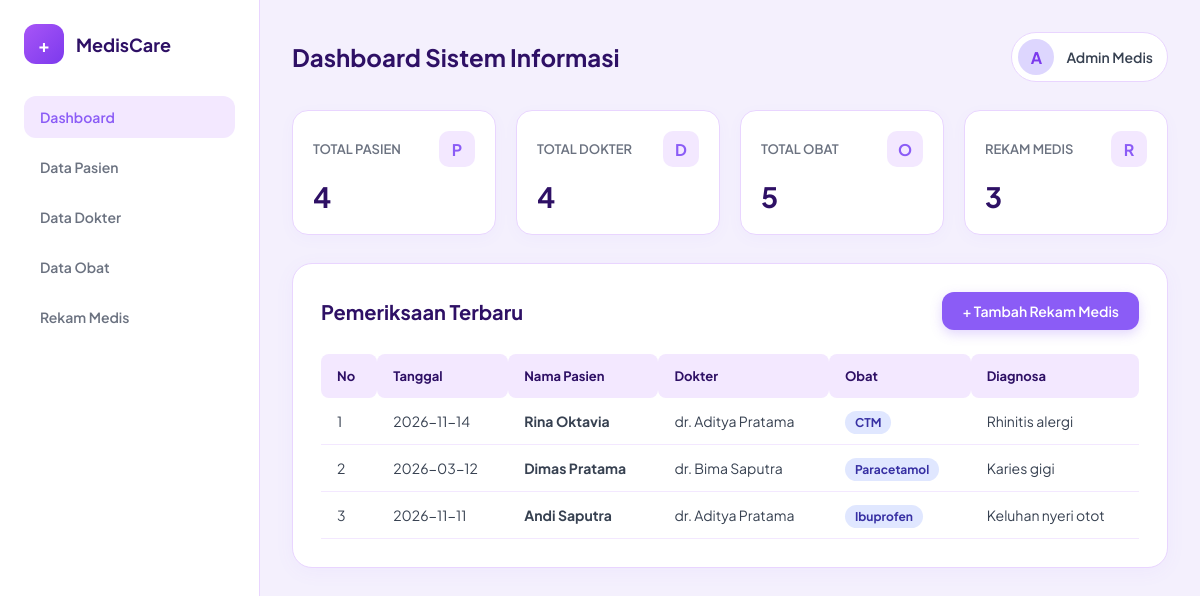
The page / on the database its author committed.
### tables this page shows
CREATE TABLE `rekam_medis` (
  `id_rekam` int(11) NOT NULL,
  `id_pasien` int(11) NOT NULL,
  `id_dokter` int(11) NOT NULL,
  `id_obat` int(11) NOT NULL,
  `tanggal_periksa` date NOT NULL,
  `keluhan` text NOT NULL,
  `diagnosa` text NOT NULL,
  `tindakan` text NOT NULL,
  `resep` varchar(100) NOT NULL
);

CREATE TABLE `pasien` (
  `id_pasien` int(11) NOT NULL,
  `no_rm` varchar(20) NOT NULL,
  `nama_pasien` varchar(100) NOT NULL,
  `jenis_kelamin` enum('L','P') NOT NULL,
  `tanggal_lahir` date NOT NULL,
  `alamat` text NOT NULL
);

CREATE TABLE `dokter` (
  `id_dokter` int(11) NOT NULL,
  `nama_dokter` varchar(100) NOT NULL,
  `spesialisasi` varchar(50) NOT NULL
);

CREATE TABLE `obat` (
  `id_obat` int(11) NOT NULL,
  `nama_obat` varchar(100) NOT NULL,
  `satuan` varchar(30) NOT NULL,
  `stok` int(11) NOT NULL
);

### index.php (the view, shortened to what this page needs)
<?php
include 'koneksi.php';
$p_pasien = mysqli_query($koneksi, "SELECT COUNT(*) as total FROM pasien");
$total_pasien = mysqli_fetch_assoc($p_pasien)['total'];
$p_dokter = mysqli_query($koneksi, "SELECT COUNT(*) as total FROM dokter");
$total_dokter = mysqli_fetch_assoc($p_dokter)['total'];
$p_obat = mysqli_query($koneksi, "SELECT COUNT(*) as total FROM obat");
$total_obat = mysqli_fetch_assoc($p_obat)['total'];
$p_rekam = mysqli_query($koneksi, "SELECT COUNT(*) as total FROM rekam_medis");
$total_rekam = mysqli_fetch_assoc($p_rekam)['total'];
?>
<!DOCTYPE html>
<html lang="id">
<head>
    <link rel="stylesheet" href="style.css?v=5">
</head>
<body>
    <div class="sidebar">
        <div class="brand">
            <div class="brand-icon">+</div>
            <h2>MedisCare</h2>
        </div>
        <ul class="nav-menu">
            <li><a href="index.php" class="active">Dashboard</a></li>
            <li><a href="pasien.php">Data Pasien</a></li>
            <li><a href="dokter.php">Data Dokter</a></li>
            <li><a href="obat.php">Data Obat</a></li>
            <li><a href="rekam_medis.php">Rekam Medis</a></li>
        </ul>
    </div>
    <div class="main-content">
        <div class="top-bar">
            <h1>Dashboard Sistem Informasi</h1>
            <div class="user-profile">
                <div class="avatar">A</div>
                <span style="font-weight: 600; font-size: 14px;">Admin Medis</span>
            </div>
        </div>
        <div class="cards">
            <div class="card">
                <div class="card-header">
                    <span class="card-title">TOTAL PASIEN</span>
                    <div class="card-icon">P</div>
                </div>
                <h2><?= $total_pasien ?></h2>
            </div>
            <div class="card">
                <div class="card-header">
                    <span class="card-title">TOTAL DOKTER</span>
                    <div class="card-icon">D</div>
                </div>
                <h2><?= $total_dokter ?></h2>
            </div>
            <div class="card">
                <div class="card-header">
                    <span class="card-title">TOTAL OBAT</span>
                    <div class="card-icon">O</div>
                </div>
                <h2><?= $total_obat ?></h2>
            </div>
            <div class="card">
                <div class="card-header">
                    <span class="card-title">REKAM MEDIS</span>
                    <div class="card-icon">R</div>
                </div>
                <h2><?= $total_rekam ?></h2>
            </div>
        </div>
        <div class="container">
            <div class="header-title">
                <h3>Pemeriksaan Terbaru</h3>
                <a href="tambah_rekam.php" class="btn btn-primary">+ Tambah Rekam Medis</a>
            </div>
            <table>
                <thead>
                    <tr>
                        <th>No</th>
                        <th>Tanggal</th>
                        <th>Nama Pasien</th>
                        <th>Dokter</th>
                        <th>Obat</th>
                        <th>Diagnosa</th>
                    </tr>
                </thead>
                <tbody>
                    <?php
                    $sql = "SELECT rekam_medis.*, pasien.nama_pasien, dokter.nama_dokter, obat.nama_obat
                            FROM rekam_medis
                            INNER JOIN pasien ON rekam_medis.id_pasien = pasien.id_pasien
                            INNER JOIN dokter ON rekam_medis.id_dokter = dokter.id_dokter
                            INNER JOIN obat ON rekam_medis.id_obat = obat.id_obat
                            ORDER BY rekam_medis.id_rekam DESC LIMIT 5";
                    $query = mysqli_query($koneksi, $sql);
                    $no = 1;
                    if(mysqli_num_rows($query) > 0){
                        while($d = mysqli_fetch_array($query)){
                    ?>
                    <tr>
                        <td><?= $no++; ?></td>
                        <td><?= $d['tanggal_periksa']; ?></td>
                        <td><strong><?= $d['nama_pasien']; ?></strong></td>
                        <td><?= $d['nama_dokter']; ?></td>
                        <td><span class="badge badge-purple"><?= $d['nama_obat']; ?></span></td>
                        <td><?= $d['diagnosa']; ?></td>
                    </tr>
                    <?php
                        }
                    } ?>
                </tbody>
            </table>
        </div>
    </div>
</body>
</html>

### style.css (style rules this page uses)
:root { --bg-main: #F4F0FD; --sidebar-bg: #FFFFFF; --card-bg: #FFFFFF; --primary: #8B5CF6; --primary-hover: #7C3AED; --primary-light: #F3E8FF; --text-dark: #2E1065; --text-muted: #6B7280; --border-color: #E9D5FF; --danger-bg: #FEE2E2; --danger-text: #991B1B; --warning-bg: #FEF3C7; --warning-text: #92400E; }
* { box-sizing: border-box; font-family: 'Plus Jakarta Sans', sans-serif !important; margin: 0; padding: 0; }
body { background-color: var(--bg-main); color: #374151; display: flex; min-height: 100vh; }
.sidebar { width: 260px; background: var(--sidebar-bg); border-right: 1px solid var(--border-color); padding: 24px; display: flex; flex-direction: column; }
.brand { display: flex; align-items: center; gap: 12px; margin-bottom: 32px; }
.brand-icon { width: 40px; height: 40px; background: linear-gradient(135deg, #A855F7, #7C3AED); color: white; border-radius: 12px; display: flex; align-items: center; justify-content: center; font-weight: 700; font-size: 18px; }
.brand h2 { font-size: 18px; font-weight: 700; color: var(--text-dark); }
.nav-menu { display: flex; flex-direction: column; gap: 8px; list-style: none; }
.nav-menu a { display: flex; align-items: center; gap: 12px; padding: 12px 16px; color: var(--text-muted); text-decoration: none; font-weight: 600; font-size: 14px; border-radius: 12px; transition: all 0.2s; }
.nav-menu a:hover, .nav-menu a.active { color: var(--primary); background: var(--primary-light); }
.main-content { flex: 1; padding: 32px; overflow-y: auto; }
.top-bar { display: flex; justify-content: space-between; align-items: center; margin-bottom: 28px; }
.top-bar h1 { font-size: 24px; font-weight: 700; color: var(--text-dark); }
.user-profile { display: flex; align-items: center; gap: 12px; background: white; padding: 6px 14px 6px 6px; border-radius: 30px; border: 1px solid var(--border-color); }
.avatar { width: 36px; height: 36px; background: #DDD6FE; color: var(--primary-hover); border-radius: 50%; display: flex; align-items: center; justify-content: center; font-weight: 700; }
.cards { display: grid; grid-template-columns: repeat(auto-fit, minmax(200px, 1fr)); gap: 20px; margin-bottom: 28px; }
.card { background: var(--card-bg); padding: 20px; border-radius: 16px; border: 1px solid var(--border-color); box-shadow: 0 4px 15px rgba(139, 92, 246, 0.04); }
.card-header { display: flex; justify-content: space-between; align-items: center; margin-bottom: 12px; }
.card-title { color: var(--text-muted); font-size: 13px; font-weight: 600; }
.card-icon { width: 36px; height: 36px; background: var(--primary-light); color: var(--primary); border-radius: 10px; display: flex; align-items: center; justify-content: center; font-weight: 700; }
.card h2 { color: var(--text-dark); font-size: 28px; font-weight: 700; }
.container { background: var(--card-bg); padding: 28px; border-radius: 20px; box-shadow: 0 4px 20px rgba(139, 92, 246, 0.05); border: 1px solid var(--border-color); }
.header-title { display: flex; justify-content: space-between; align-items: center; margin-bottom: 24px; }
.header-title h3 { color: var(--text-dark); font-size: 20px; font-weight: 700; }
table { width: 100%; border-collapse: collapse; margin-top: 10px; }
th { background-color: var(--primary-light); color: var(--text-dark); font-weight: 700; font-size: 13px; text-align: left; padding: 14px 16px; border-radius: 8px; }
td { padding: 14px 16px; border-bottom: 1px solid #F3E8FF; font-size: 14px; }
.btn { display: inline-flex; align-items: center; justify-content: center; gap: 6px; padding: 10px 20px; text-decoration: none; border-radius: 12px; font-weight: 600; font-size: 14px; border: none; cursor: pointer; transition: all 0.2s; }
.btn-primary { background-color: var(--primary); color: white; box-shadow: 0 4px 12px rgba(139, 92, 246, 0.25); }
.badge { padding: 4px 10px; border-radius: 20px; font-size: 12px; font-weight: 700; }
.badge-purple { background-color: #E0E7FF; color: #3730A3; }

### rows shown on the page
rekam_medis: tanggal_periksa "2026-11-14", id_pasien.nama_pasien "Rina Oktavia", id_dokter.nama_dokter "dr. Aditya Pratama", id_obat.nama_obat "CTM", diagnosa "Rhinitis alergi"
rekam_medis: tanggal_periksa "2026-03-12", id_pasien.nama_pasien "Dimas Pratama", id_dokter.nama_dokter "dr. Bima Saputra", id_obat.nama_obat "Paracetamol", diagnosa "Karies gigi"
rekam_medis: tanggal_periksa "2026-11-11", id_pasien.nama_pasien "Andi Saputra", id_dokter.nama_dokter "dr. Aditya Pratama", id_obat.nama_obat "Ibuprofen", diagnosa "Keluhan nyeri otot"

### other values the page prints
$total_pasien "4"
$total_dokter "4"
$total_obat "5"
$total_rekam "3"
